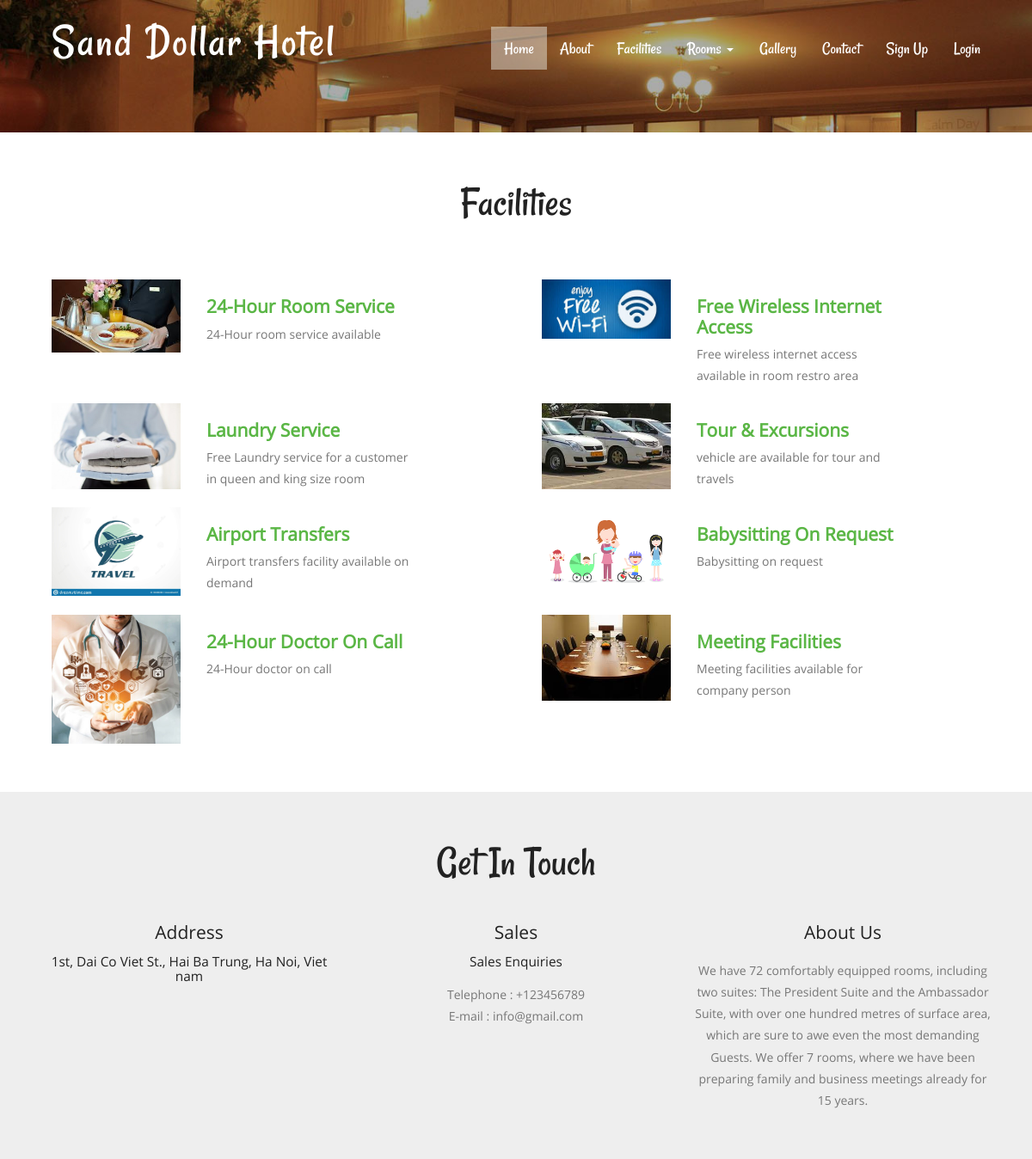
/services.php, run on the app's committed database.
### tables this page shows
CREATE TABLE `tblfacility` (
  `ID` int(10) NOT NULL,
  `FacilityTitle` varchar(200) DEFAULT NULL,
  `Description` mediumtext DEFAULT NULL,
  `Image` varchar(200) DEFAULT NULL,
  `CreationDate` timestamp NULL DEFAULT current_timestamp()
);

CREATE TABLE `tblpage` (
  `ID` int(10) NOT NULL,
  `PageType` varchar(120) DEFAULT NULL,
  `PageTitle` varchar(200) DEFAULT NULL,
  `PageDescription` mediumtext DEFAULT NULL,
  `Email` varchar(120) DEFAULT NULL,
  `MobileNumber` bigint(10) DEFAULT NULL,
  `UpdationDate` timestamp NULL DEFAULT NULL ON UPDATE current_timestamp()
);

### src/services.php (the view, shortened to what this page needs)
<?php
include('includes/dbconnection.php');
?>
<!DOCTYPE HTML>
<html>
<head>
	<link href="css/bootstrap.css" rel="stylesheet" type="text/css" media="all">
	<link href="css/style.css" rel="stylesheet" type="text/css" media="all" />
</head>
<body>
	<div class="header head-top">
		<div class="container">
			<?php include_once('includes/header.php'); ?>
		</div>
	</div>
	<div class="content">
		<div class="services">
			<div class="container">
				<div class="services-main">
					<h2>Facilities</h2>
					<div class="services1">
						<?php
						$sql = "SELECT * from tblfacility";
						$query = $dbh->prepare($sql);
						$query->execute();
						$results = $query->fetchAll(PDO::FETCH_OBJ);
						if ($query->rowCount() > 0) {
							foreach ($results as $row) {
						?>
								<div class="col-md-6 services-grid">
									<br />
									<div class="col-md-4 serv-img">
										<img src="admin/images/<?php echo $row->Image; ?>" height="300" width="300" alt="" class="img-responsive">
									</div>
									<br />
									<div class="col-md-6 serv-text">
										<h4><?php echo htmlentities($row->FacilityTitle); ?></h4>
										<p><?php echo htmlentities($row->Description); ?> </p>
									</div>
									<div class="clearfix"></div>
								</div>
						<?php $cnt = $cnt + 1;
							}
						} ?>
					</div>
				</div>
			</div>
		</div>
		<?php include_once('includes/getintouch.php'); ?>
</body>
</html>

### src/includes/getintouch.php (shortened to what this page needs)
<div class="touch-section">
	<div class="container">
		<h3>get in touch</h3>
		<div class="touch-grids">
			<?php
				$sql="SELECT * from tblpage where PageType='contactus'";
				$query = $dbh -> prepare($sql);
				$query->execute();
				$results=$query->fetchAll(PDO::FETCH_OBJ);
				$cnt=1;
				if($query->rowCount() > 0) {
					foreach($results as $row) {
			?>
			<div class="col-md-4 touch-grid">
				<h4>address</h4>
				<h5><?php echo htmlentities($row->PageDescription);?></h5>
			</div>
			<div class="col-md-4 touch-grid">
				<h4>Sales</h4>
				<h5>Sales Enquiries</h5>
				<p>Telephone : +<?php  echo htmlentities($row->MobileNumber);?></p>
				<p>E-mail : <?php  echo htmlentities($row->Email);?></p>
			</div>
			<?php $cnt=$cnt+1;}} ?>
			<div class="col-md-4 touch-grid">
				<?php
					$sql="SELECT * from tblpage where PageType='aboutus'";
					$query = $dbh -> prepare($sql);
					$query->execute();
					$results=$query->fetchAll(PDO::FETCH_OBJ);
					$cnt=1;
					if($query->rowCount() > 0) {
						foreach($results as $row) {
				?>
				<h4><?php  echo htmlentities($row->PageTitle);?></h4>
				<br>
				<p><?php  echo htmlentities($row->PageDescription);?></p>
				</div><?php $cnt=$cnt+1;}} ?>
					<div class="clearfix"></div>
				</div>
			</div>
		</div>
	</div>

### src/css/style.css (style rules this page uses)
h1,h2,h3,h4,h5,h6 { padding:0 0; margin:0 0; }
p { padding:0 0; margin:0 0; }
body { padding:0 0; margin:0 0; font-family: 'OpenSans-Regular' }
.header { background:url(../images/banner1.jpg) no-repeat 0px 0px; background-size:cover; -webkit-background-size: cover; -moz-background-size: cover; -o-background-size: cover; -ms-background-size: cover; min-height:764px; padding-bottom: 4em; }
.touch-section { padding: 4em 0; text-align: center; background-color: #eee; }
.touch-grids { margin-top: 3em; }
.touch-grid h4 { font-size: 1.5em; color: #222; text-transform: capitalize; }
.touch-section h3 { font-size: 3.5em; text-transform: capitalize; font-family: 'Rancho-Regular'; color: #222; }
.touch-grid h5 { font-size: 1.1em; padding: 1em 0; color: #222; }
.touch-grid p { font-size: 1em; line-height: 1.8em; color: #777; }
.head-top { min-height: 115px !important; }
.services { padding: 4em 0em; }
.services-main h2 { font-size: 3.5em; text-transform: capitalize; font-family: 'Rancho-Regular'; color: #222; text-align:center; }
.services1 { margin: 3em 0; }
.serv-text h4 { color: #5ab645; text-transform: capitalize; font-weight: 600; font-size:1.5em; }
.serv-text p { font-size: 1em; color: #777; line-height: 1.8em; padding: .5em 0 0; }
@media (max-width:1440px) { .header { min-height: 679px; } }
@media (max-width:1366px) { .header { min-height: 652px; } }
@media (max-width:1280px) { .header { min-height: 602px; } }

### data on the page
tblfacility: Image (picture), FacilityTitle "24-Hour Room Service", Description "24-Hour room service available"
tblfacility: Image (picture), FacilityTitle "Free Wireless Internet Access", Description "Free wireless internet access available in room restro area"
tblfacility: Image (picture), FacilityTitle "Laundry Service", Description "Free Laundry service for a customer in queen and king size room"
tblfacility: Image (picture), FacilityTitle "Tour & Excursions", Description "vehicle are available for tour and travels"
tblfacility: Image (picture), FacilityTitle "Airport Transfers", Description "Airport transfers facility available on demand"
tblfacility: Image (picture), FacilityTitle "Babysitting On Request", Description "Babysitting on request"
tblfacility: Image (picture), FacilityTitle "24-Hour Doctor On Call", Description "24-Hour doctor on call"
tblfacility: Image (picture), FacilityTitle "Meeting Facilities", Description "Meeting facilities available for company person"
tblpage: PageDescription "1st, Dai Co Viet St., Hai Ba Trung, Ha Noi, Viet nam", MobileNumber "123456789", Email "info@gmail.com"
tblpage: PageTitle "About Us", PageDescription "We have 72 comfortably equipped rooms, including two suites: The President Suite and the Ambassador Suite, with over one hundred metres of surface area, which are sure to awe even the most demanding Guests. We offer 7 rooms, where we have been preparing family and business meetings already for 15 years."
